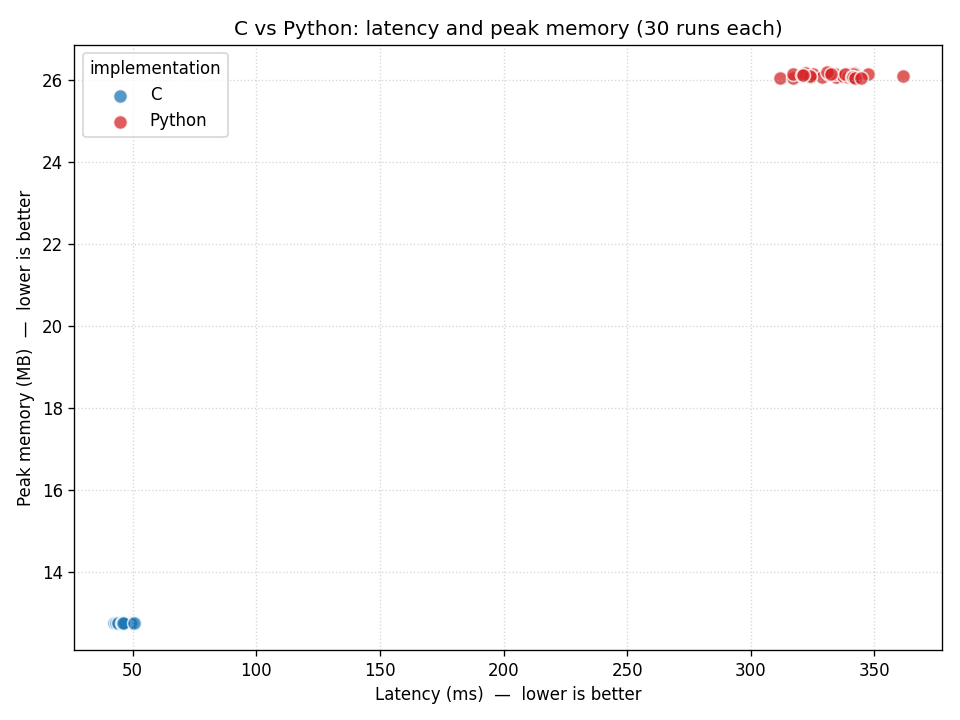

Write the Python code that produced this figure.
#!/usr/bin/env python3
"""Benchmark the C and Python implementations head to head.

Both programs solve the same problem; this script measures how differently they
do it. For a single deterministic workload it runs each implementation many
times, recording end-to-end latency and peak memory (RSS) per run, then writes
the raw numbers to ``bench/results.csv`` and a memory-vs-latency scatter plot to
``bench/benchmark.png``.

Measurement notes (kept deliberately simple and fair):
  * Latency is wall-clock time around the whole subprocess (``perf_counter``),
    so it includes process/interpreter startup -- that is part of "running the
    tool", and the workload is large enough that it does not dominate.
  * Peak memory is the child's ``ru_maxrss`` from ``os.wait4`` (kilobytes on
    Linux), i.e. the real high-water mark of the process we launched.
  * Before timing anything we run both implementations once and confirm their
    output is byte-for-byte identical, so we are comparing two *correct* programs.
"""

import os
import random
import statistics
import subprocess
import sys
import tempfile
import time
from pathlib import Path

REPO = Path(__file__).resolve().parent.parent
C_BIN = REPO / "bin" / "api"
PY_IMPL = REPO / "python" / "api.py"
CSV_PATH = REPO / "bench" / "results.csv"
PNG_PATH = REPO / "bench" / "benchmark.png"

TRIALS = 30
SEED = 1234

ENGINES = {
    "C": [str(C_BIN)],
    "Python": [sys.executable, str(PY_IMPL)],
}


def generate_workload(path):
    """Write a deterministic mix of commands to ``path``.

    Short names keep us under the C implementation's 40-char name buffer. The
    mix is dominated by addrel (the hot path) with periodic reports and a few
    deletions, so both the edge bookkeeping and the report logic get exercised.
    """
    rng = random.Random(SEED)
    n_entities = 4000
    n_addrel = 60000
    n_reports = 40
    relations = ["likes", "fights", "knows", "kills"]

    report_every = n_addrel // n_reports

    with open(path, "w") as f:
        names = [f"e{i:05d}" for i in range(n_entities)]
        for name in names:
            f.write(f'addent "{name}"\n')

        for i in range(n_addrel):
            origin = rng.choice(names)
            dest = rng.choice(names)
            rel = rng.choice(relations)
            f.write(f'addrel "{origin}" "{dest}" "{rel}"\n')

            if i and i % report_every == 0:
                f.write("report\n")
                # A handful of deletions to exercise the max-recompute paths.
                f.write(f'delrel "{rng.choice(names)}" "{rng.choice(names)}" '
                        f'"{rng.choice(relations)}"\n')
                f.write(f'delent "{rng.choice(names)}"\n')

        f.write("report\n")
        f.write("end\n")


def run_once(cmd, workload):
    """Run ``cmd`` with ``workload`` on stdin; return (latency_s, peak_kb, stdout)."""
    with open(workload, "rb") as stdin:
        start = time.perf_counter()
        proc = subprocess.Popen(cmd, stdin=stdin, stdout=subprocess.PIPE)
        out = proc.stdout.read()
        proc.stdout.close()
        _, status, rusage = os.wait4(proc.pid, 0)
        latency = time.perf_counter() - start
    if status != 0:
        raise RuntimeError(f"{cmd!r} exited with status {status}")
    return latency, rusage.ru_maxrss, out


def main():
    if not C_BIN.exists():
        sys.exit(f"C binary not found at {C_BIN}; run `make` first.")

    with tempfile.NamedTemporaryFile("w", suffix=".txt", delete=False) as tmp:
        workload = tmp.name
    try:
        print(f"Generating workload -> {workload}")
        generate_workload(workload)
        print(f"Workload size: {os.path.getsize(workload) / 1024:.0f} KiB")

        # Parity gate: both implementations must agree before we trust timings.
        print("Checking output parity ...")
        _, _, c_out = run_once(ENGINES["C"], workload)
        _, _, py_out = run_once(ENGINES["Python"], workload)
        if c_out != py_out:
            sys.exit("PARITY FAILURE: C and Python produced different output.")
        print("Parity OK: identical output.\n")

        results = {name: {"latency_ms": [], "peak_mb": []} for name in ENGINES}
        for name, cmd in ENGINES.items():
            for trial in range(TRIALS):
                latency, peak_kb, _ = run_once(cmd, workload)
                results[name]["latency_ms"].append(latency * 1000.0)
                results[name]["peak_mb"].append(peak_kb / 1024.0)
            lat = results[name]["latency_ms"]
            mem = results[name]["peak_mb"]
            print(f"{name:7s}  latency median {statistics.median(lat):8.1f} ms   "
                  f"peak mem median {statistics.median(mem):7.1f} MB   ({TRIALS} runs)")
    finally:
        os.unlink(workload)

    # Raw data.
    with open(CSV_PATH, "w") as f:
        f.write("engine,trial,latency_ms,peak_mb\n")
        for name in ENGINES:
            for i in range(TRIALS):
                f.write(f"{name},{i},{results[name]['latency_ms'][i]:.3f},"
                        f"{results[name]['peak_mb'][i]:.3f}\n")
    print(f"\nWrote {CSV_PATH.relative_to(REPO)}")

    # Scatter plot.
    import matplotlib
    matplotlib.use("Agg")
    import matplotlib.pyplot as plt

    fig, ax = plt.subplots(figsize=(8, 6))
    colors = {"C": "#1f77b4", "Python": "#d62728"}
    for name in ENGINES:
        ax.scatter(results[name]["latency_ms"], results[name]["peak_mb"],
                   label=name, color=colors[name], alpha=0.75, edgecolors="white",
                   s=70)
    ax.set_xlabel("Latency (ms)  —  lower is better")
    ax.set_ylabel("Peak memory (MB)  —  lower is better")
    ax.set_title(f"C vs Python: latency and peak memory ({TRIALS} runs each)")
    ax.legend(title="implementation")
    ax.grid(True, linestyle=":", alpha=0.5)
    fig.tight_layout()
    fig.savefig(PNG_PATH, dpi=120)
    print(f"Wrote {PNG_PATH.relative_to(REPO)}")


if __name__ == "__main__":
    main()
